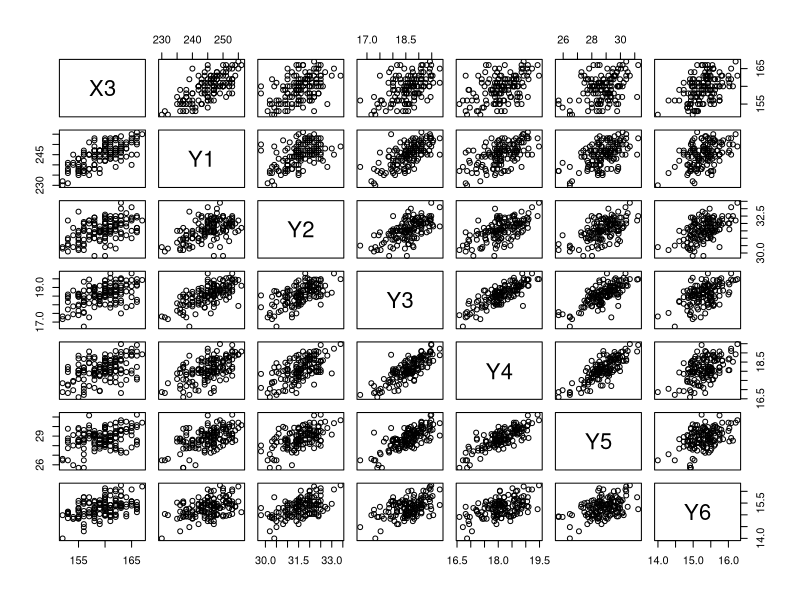

Generate this figure with R: (Note: this script raises an error after producing the figure.)
#-----------------------------------------------#
#                   EEB 590C-DA                 #
#                   Homework 2                  #
#                  Lectures 6-10                #
#-----------------------------------------------#

#Assignment: 
  
#1: Select one of the two datasets (HW2.dat1.csv or HW2.dat2.csv).  Each contain a multivariate dataset and several independent (X) variables.  Using the methods learned in weeks 6-10, examine patterns in the dataset. You may use one or more (or all) of the X-variables, and a variety of methods to describe the patterns.

#You must use at least one method from the material learned in: 
  
#Weeks 6-7
#Week 8
#Week 9
#Week 10  

#USE COMMENTS IN THE R CODE to describe what the patterns you find represent.

#-----------------------------------------------#
#                    Week 6                     #
# Multivarariate Data and General Linear Models #
#-----------------------------------------------#

#Clear environment
rm(list=ls())

#Read in data
dat <- read.csv("Homework/2/HW2.dat1.csv",header=T)
dat1 <- as.matrix(dat[,(3:9)])
X3 <- as.factor(dat1[,1])

#Load libraries

#-----------------------------------------------#
#Describe data
cor <- cor(dat1)
cor
pairs(dat1)
var <- var(dat1)
var

#-----------------------------------------------#
#Single factor MANOVA
datmodel <- lm(dat1)
summary(datmodel)
summary(manova(datmodel))
summary(manova(datmodel), test = "Wilks")









